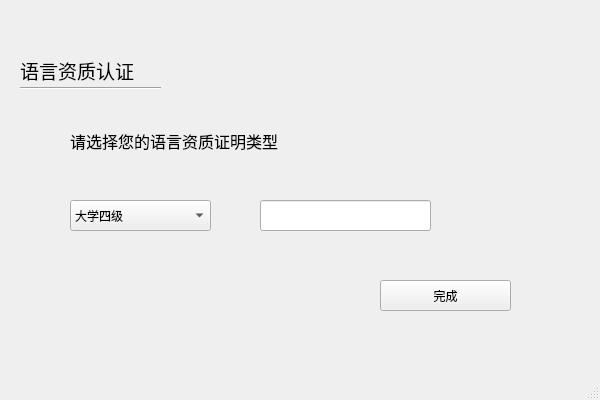
<?xml version="1.0" encoding="UTF-8"?>
<ui version="4.0">
 <class>Regist_3</class>
 <widget class="QMainWindow" name="Regist_3">
  <property name="geometry">
   <rect>
    <x>0</x>
    <y>0</y>
    <width>600</width>
    <height>400</height>
   </rect>
  </property>
  <property name="windowTitle">
   <string>MainWindow</string>
  </property>
  <widget class="QWidget" name="centralwidget">
   <widget class="QLabel" name="label">
    <property name="geometry">
     <rect>
      <x>20</x>
      <y>60</y>
      <width>151</width>
      <height>21</height>
     </rect>
    </property>
    <property name="font">
     <font>
      <pointsize>14</pointsize>
     </font>
    </property>
    <property name="text">
     <string>语言资质认证</string>
    </property>
   </widget>
   <widget class="Line" name="line">
    <property name="geometry">
     <rect>
      <x>20</x>
      <y>80</y>
      <width>141</width>
      <height>16</height>
     </rect>
    </property>
    <property name="orientation">
     <enum>Qt::Horizontal</enum>
    </property>
   </widget>
   <widget class="QLabel" name="label_2">
    <property name="geometry">
     <rect>
      <x>70</x>
      <y>120</y>
      <width>341</width>
      <height>41</height>
     </rect>
    </property>
    <property name="font">
     <font>
      <pointsize>12</pointsize>
     </font>
    </property>
    <property name="text">
     <string>请选择您的语言资质证明类型</string>
    </property>
   </widget>
   <widget class="QComboBox" name="comboBox">
    <property name="geometry">
     <rect>
      <x>70</x>
      <y>200</y>
      <width>141</width>
      <height>31</height>
     </rect>
    </property>
    <item>
     <property name="text">
      <string>大学四级</string>
     </property>
    </item>
    <item>
     <property name="text">
      <string>大学六级</string>
     </property>
    </item>
    <item>
     <property name="text">
      <string>专业八级</string>
     </property>
    </item>
    <item>
     <property name="text">
      <string>TOFEL</string>
     </property>
    </item>
    <item>
     <property name="text">
      <string>GRE</string>
     </property>
    </item>
    <item>
     <property name="text">
      <string>YELTS</string>
     </property>
    </item>
   </widget>
   <widget class="QLineEdit" name="lineEdit">
    <property name="geometry">
     <rect>
      <x>260</x>
      <y>200</y>
      <width>171</width>
      <height>31</height>
     </rect>
    </property>
    <property name="inputMethodHints">
     <set>Qt::ImhDigitsOnly</set>
    </property>
   </widget>
   <widget class="QPushButton" name="finished">
    <property name="geometry">
     <rect>
      <x>380</x>
      <y>280</y>
      <width>131</width>
      <height>31</height>
     </rect>
    </property>
    <property name="text">
     <string>完成</string>
    </property>
   </widget>
  </widget>
  <widget class="QMenuBar" name="menubar">
   <property name="geometry">
    <rect>
     <x>0</x>
     <y>0</y>
     <width>600</width>
     <height>25</height>
    </rect>
   </property>
  </widget>
  <widget class="QStatusBar" name="statusbar"/>
 </widget>
 <resources/>
 <connections/>
</ui>
